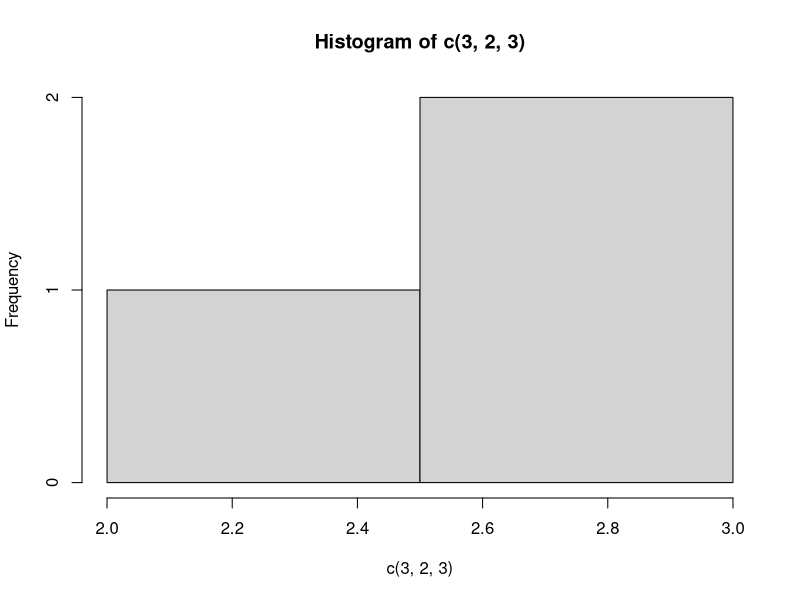

Write R code to recreate this figure.
## ---- chunk 1
knitr::opts_chunk$set(echo = FALSE)
## ---- chunk 2
hist(c(3,2,3))
